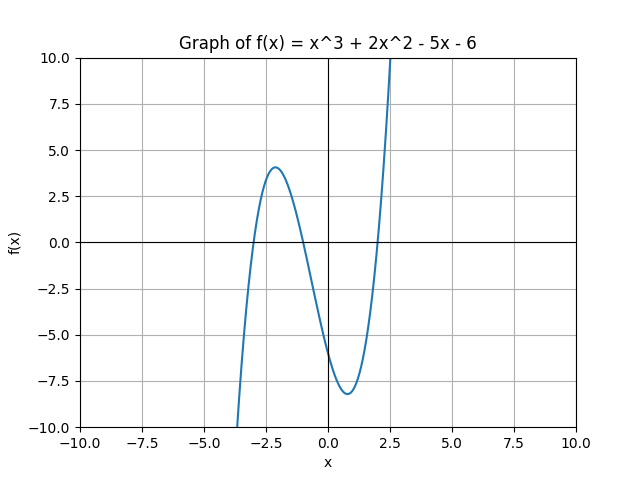

This chart was generated by the following Python code:
#!/usr/bin/env python
# -*- coding: utf-8 -*-

import numpy as np
import matplotlib.pyplot as plt

# -------------------------
# 課題15: 関数の定義
# f(x) = x^3 + 2x^2 - 5x - 6
# -------------------------

def f(x):
    return x**3 + 2*x**2 - 5*x - 6

def df(x):
    """f(x) の導関数: f'(x) = 3x^2 + 4x - 5"""
    return 3*x**2 + 4*x - 5


# -------------------------
# (a) グラフ描画
# -------------------------

def plot_function():
    x = np.linspace(-10, 10, 2000)
    y = f(x)

    plt.figure()
    plt.plot(x, y)
    plt.axhline(0, color="black", linewidth=0.8)  # x軸
    plt.axvline(0, color="black", linewidth=0.8)  # y軸
    plt.xlim(-10, 10)
    plt.ylim(-10, 10)
    plt.xlabel("x")
    plt.ylabel("f(x)")
    plt.title("Graph of f(x) = x^3 + 2x^2 - 5x - 6")
    plt.grid(True)
    plt.savefig("task15.png")
    plt.show()


# -------------------------
# (b) 二分法
# -------------------------

def bisection(f, a, b, eps=1e-10, max_iter=1000):
    """[a, b] で二分法により f(x) = 0 の解を求める.
       f(a) と f(b) の符号は異なることが前提。
    """
    fa = f(a)
    fb = f(b)
    if fa * fb > 0:
        raise ValueError("f(a) と f(b) の符号が同じです: a={}, b={}".format(a, b))

    for _ in range(max_iter):
        c = 0.5 * (a + b)
        fc = f(c)

        if abs(fc) <= eps or 0.5 * (b - a) < eps:
            return c

        # 符号でどちらの区間を残すか決める
        if fa * fc < 0:
            b = c
            fb = fc
        else:
            a = c
            fa = fc

    # 最大反復に達した場合
    return 0.5 * (a + b)


def solve_with_bisection():
    # グラフから零点が -3, -1, 2 付近にあることが分かるので
    # それを挟む区間を手で指定する
    intervals = [
        (-4.0, -2.0),  # -3 付近
        (-2.0,  0.0),  # -1 付近
        ( 1.0,  3.0),  #  2 付近
    ]

    roots = []
    for (a, b) in intervals:
        r = bisection(f, a, b)
        roots.append(r)
    return roots


# -------------------------
# (c) ニュートン法
# -------------------------

def newton(f, df, x0, eps=1e-10, max_iter=1000):
    """ニュートン法: f(x) = 0 の解を初期値 x0 から探索."""
    x = x0
    for _ in range(max_iter):
        fx = f(x)
        dfx = df(x)

        if abs(fx) <= eps:
            return x

        if dfx == 0:
            # 導関数が 0 になると更新できない
            raise ZeroDivisionError("f'(x) = 0 となったため打ち切り (x={})".format(x))

        x = x - fx / dfx

    return x  # 収束しなかった場合は最後の値を返す


def solve_with_newton():
    # グラフから零点が -3, -1, 2 付近にあることを利用
    initial_points = [-2.5, -0.5, 1.5]
    roots = []
    for x0 in initial_points:
        r = newton(f, df, x0)
        roots.append(r)
    return roots


# -------------------------
# メイン
# -------------------------

def main():
    # (a) グラフ描画
    plot_function()

    # (b) 二分法
    bisection_roots = solve_with_bisection()
    print("Bisection method roots:")
    for r in bisection_roots:
        print("  x ≈ {:.10f}, f(x) ≈ {:.3e}".format(r, f(r)))

    # (c) ニュートン法
    newton_roots = solve_with_newton()
    print("\nNewton method roots:")
    for r in newton_roots:
        print("  x0 -> root ≈ {:.10f}, f(x) ≈ {:.3e}".format(r, f(r)))


if __name__ == "__main__":
    main()
